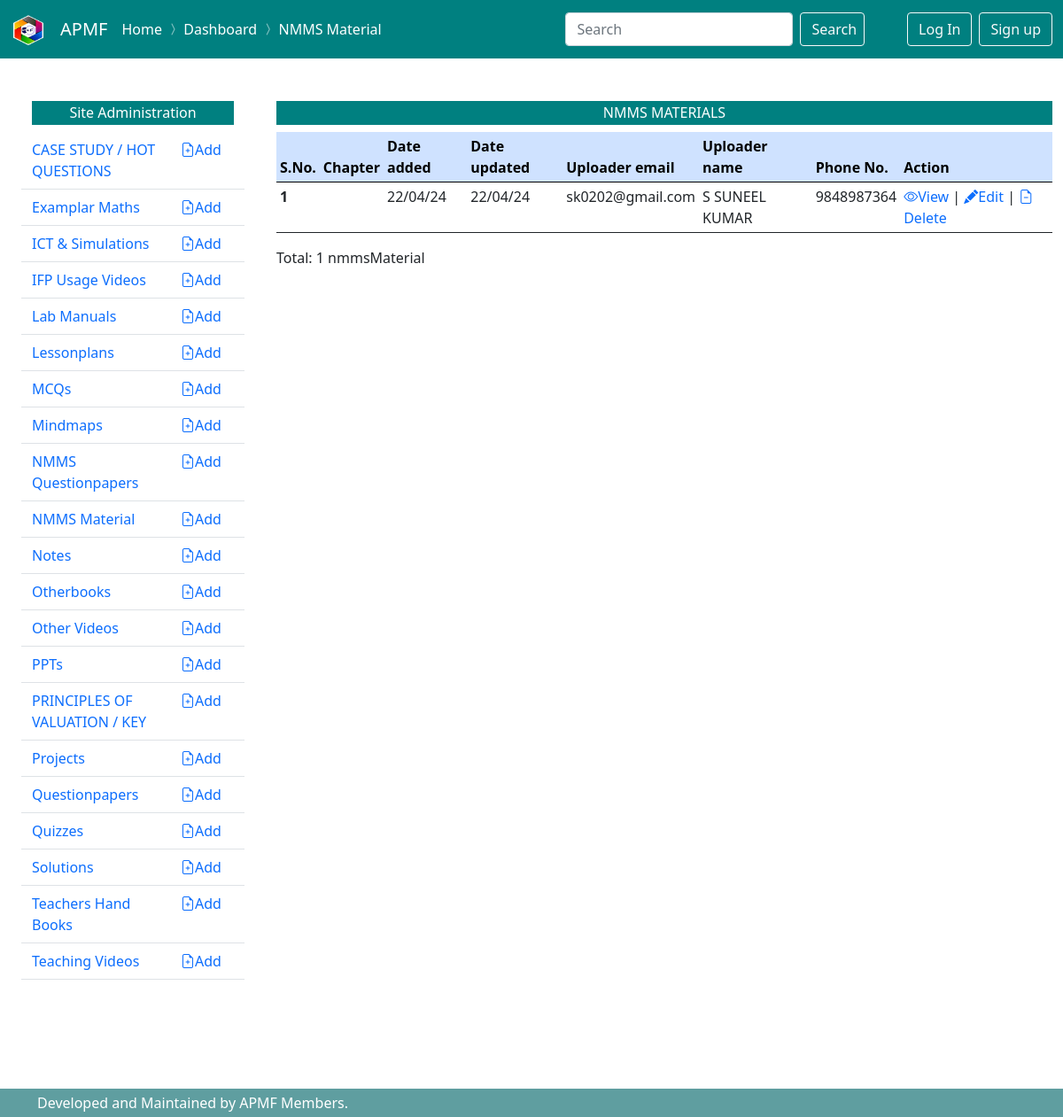
The page /dashboard/nmms-material/ on the database its author committed.
### nmms_materials/models.py (models this page shows, shortened)
class NmmsMaterial(models.Model):
    title = models.CharField(max_length=100)
    description = models.CharField(max_length = 100, blank=True)
    date_added = models.DateTimeField(auto_now_add=True)
    date_updated = models.DateTimeField(auto_now = True)
    uploaded_by = models.ForeignKey(get_user_model(), on_delete=models.CASCADE)
    file = models.FileField(upload_to='files')
    class Meta:
        ordering = [
            'date_added'
        ]

### users/models.py (models this page shows, shortened)
class MyUser(AbstractBaseUser):
    email=models.EmailField(
        verbose_name ='email address',
        max_length = 255,
        unique = True,
    )
    phone_number = models.CharField(max_length=10, validators=[RegexValidator(regex='^(\+?\d{1,3})?[-.\s]?\(?\d{3}\)?[-.\s]?\d{3}[-.\s]?\d{4}$')])
    name = models.CharField(max_length=50)
    is_active = models.BooleanField(default=True)
    is_admin = models.BooleanField(default=False)
    objects = MyUserManager()
    USERNAME_FIELD = 'email'
    REQUIRED_FIELDS = ['phone_number', 'name']

### dashboard/views.py (the view)
# urls.py: path('dashboard/nmms-material/', views.DashboardNmmsMaterialListView.as_view(), name='dashboard_nmmsMaterial_list'),
class DashboardNmmsMaterialListView(nmms_material_views.NmmsMaterialListView):
    template_name = 'dashboard/nmms_materials/list.html'
    success_url = reverse_lazy('dashboard_nmmsMaterial_list')

### nmms_materials/views.py (called while the page is built)
    def get_context_data(self, **kwargs):
        context = super().get_context_data(**kwargs)
        context['requests'] = Message.objects.filter(request_for = 'nmms_material')
        return context

### dashboard/templates/dashboard/nmms_materials/list.html (shortened to what this page needs)
{% extends "dashboard/dashboard.html" %}
{% load static %}
{% block navigation %}
<span class="navbar-text" >
  <a href="{% url "home" %}" style ="text-decoration:none">Home</a>
  <i class="bi bi-chevron-compact-right"></i>
  <a href="{% url "dashboard" %}" style ="text-decoration:none">Dashboard</a>
  <i class="bi bi-chevron-compact-right"></i>
  <a href="#" style ="text-decoration:none">NMMS Material</a>
</span>
{% endblock navigation %}
{% block content %}
<h6 class ="p-1 text-center" style="background-color:teal; color:white"> NMMS MATERIALS</h6>
<table class="table table-sm table-hover">
    <thead class="table-primary" >
      <tr  >
        <th scope="col">S.No.</th>
        <th scope="col">Chapter</th>
        <th scope="col">Date added</th>
        <th scope="col">Date updated</th>
        <th scope="col">Uploader email</th>
        <th scope="col">Uploader name</th>
        <th scope="col">Phone No.</th>
        <th scope="col">Action</th>
      </tr>
    </thead>
    <tbody>
        {% for nmmsMaterial in  nmmsMaterials %}
      <tr>
        <th scope="row">{{forloop.counter}}</th>
        <td>{{nmmsMaterial.chapter|title}}</td>
        <td>{{nmmsMaterial.date_added|date:'d/m/y'}}</td>
        <td>{{nmmsMaterial.date_updated|date:'d/m/y'}}</td>
        <td>{{nmmsMaterial.uploaded_by.email}}</td>
        <td>{{nmmsMaterial.uploaded_by.name|upper}}</td>
        <td>{{nmmsMaterial.uploaded_by.phone_number}}</td>
        <td><a style="text-decoration:none;" href= '{{ nmmsMaterial.file.url }}'><i class="bi bi-eye"></i>View </a>|
          <a style="text-decoration:none;" href= '{% url "dashboard_nmmsMaterial_update" nmmsMaterial.pk %}'><i class="bi bi-pencil-fill"></i>Edit </a>|
          <a style="text-decoration:none;" href= '{% url "dashboard_nmmsMaterial_delete" nmmsMaterial.pk %}'><i class="bi bi-file-earmark-minus"></i>Delete </a> </td>
      </tr>
      {% endfor %}
      </table>
      Total: {{nmmsMaterials|length}} nmmsMaterial{{nmmsMaterials|length|pluralize:'s'}}
{% endblock content %}

### rows shown on the page
NmmsMaterial: date_added "22/04/24", date_updated "22/04/24", uploaded_by.email "sk0202@gmail.com", uploaded_by.name "S SUNEEL KUMAR", uploaded_by.phone_number "9848987364"

### other values the page prints
{{ nmmsMaterials|length }} "1"
